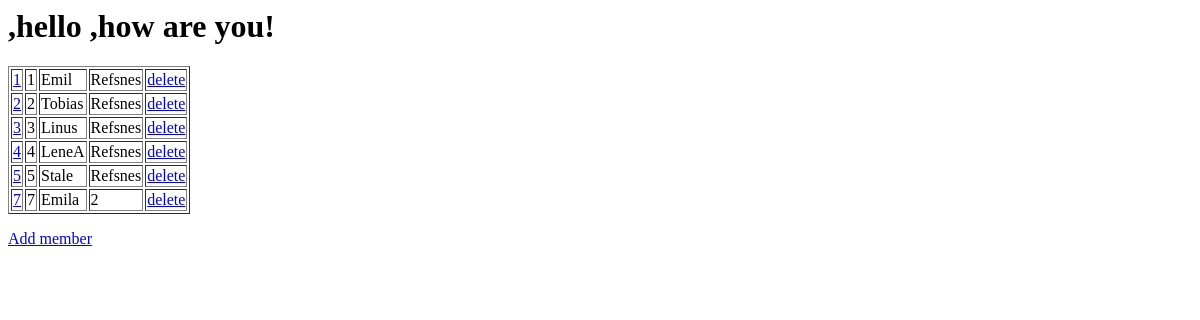
/members/, run on an earlier commit of the app's database.
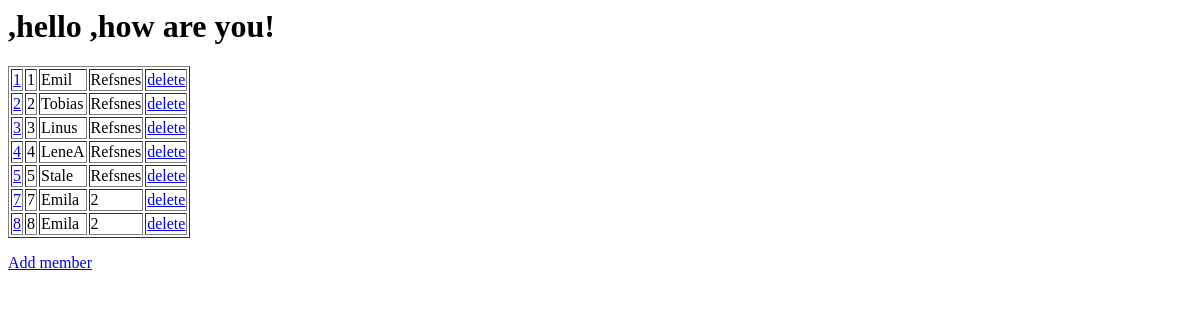
And on a later commit of the database.
### members/models.py (models this page shows)
class Members(models.Model):
  firstname = models.CharField(max_length=255)
  lastname = models.CharField(max_length=255)

### members/views.py (the view)
# urls.py: path('',views.index,name='index'),
def index(request):
    mymembers=Members.objects.all().values()
    template = loader.get_template('index.html')
    context={
        'mymembers':mymembers,
    }
    return HttpResponse(template.render(context,request))

### members/templates/index.html
<h1>
    {{firstname}},hello ,how are you!
</h1>
<table border="1">
    {% for x in mymembers %}
    <tr>
        <td><a href="update/{{x.id}}">{{x.id}}</a></td>
        <td>{{x.id}}</td>
        <td>{{x.firstname}}</td>
        <td>{{x.lastname}}</td>
        <td><a href="delete/{{x.id}}">delete</a></td>
    </tr>
    {% endfor %}
</table>
<p>
    <a href="add/">Add member</a>
</p>

What changed in the data, as far as the page shows it:
added Members: id "8", firstname "Emila", lastname "2"
